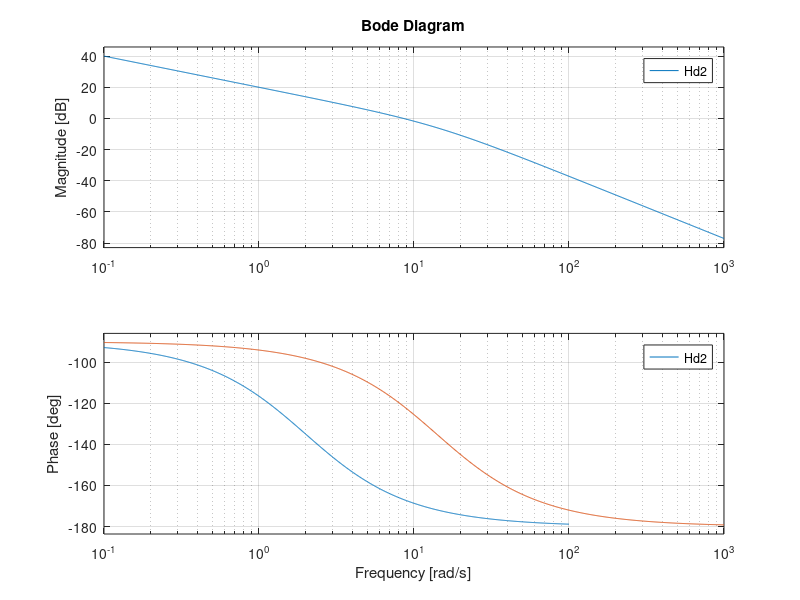
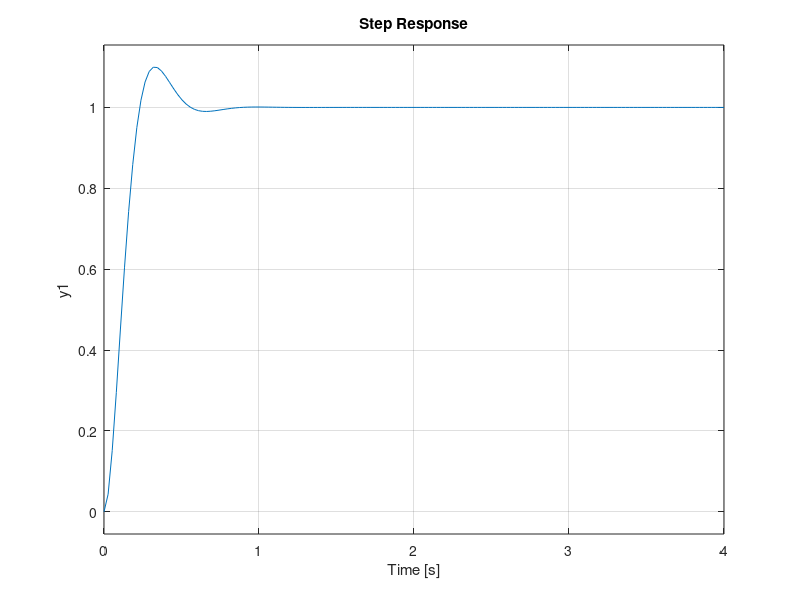
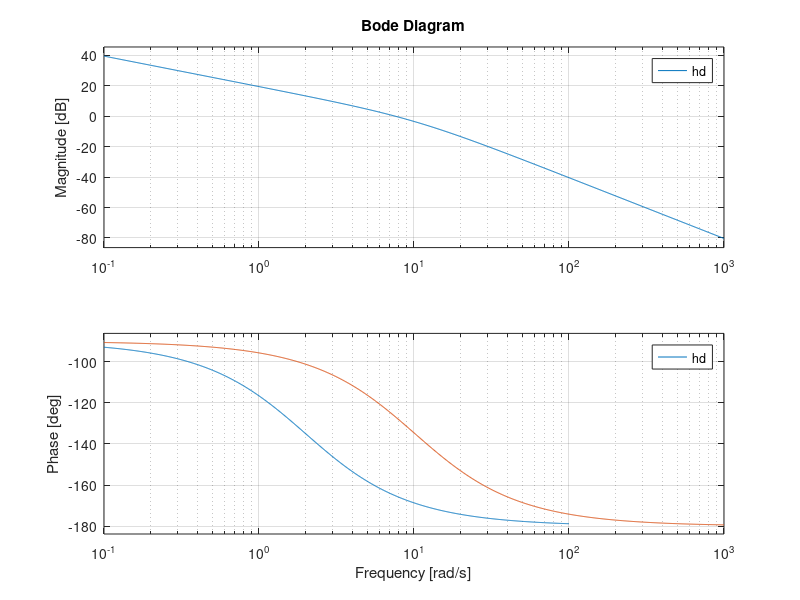
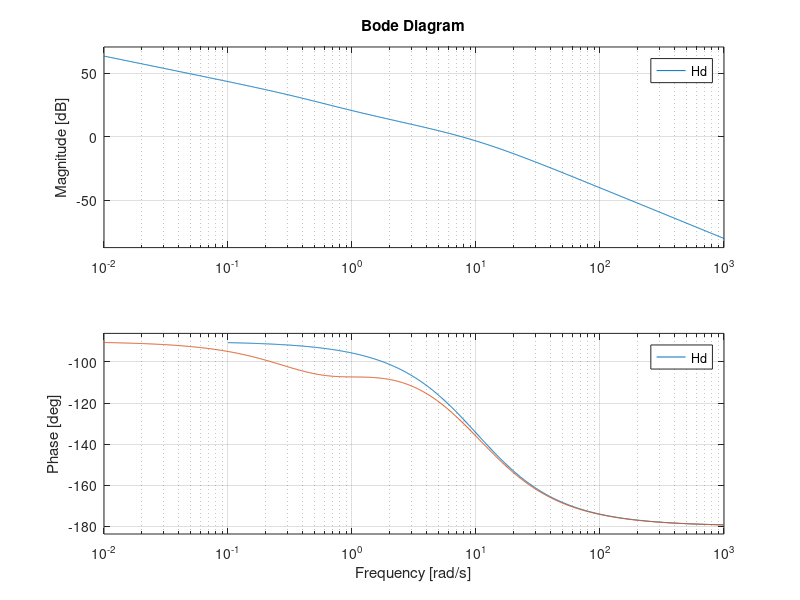

Source code (MATLAB) for these figures, in order:
clear variables

% PD controller

Hf = tf(3.5,[0.5 1 0])
sigma = 0.1;
zeta = abs(log(sigma))/sqrt((log(sigma))^2+pi^2)
N = 1/(4*sqrt(2)*zeta^2)
N = mag2db(N)
wt = 2.3;
wf = 2;
F = 1.84;
k = N-F
k = db2mag(k)
Hd = k * Hf
figure
bode(Hd)
hold on
%step(feedback(Hd,1))

ts = 3.5;
ts_star = 0.5;
Td = 0.5;
Tn = (ts_star/ts)*Td;
Vr = k * ts/ts_star;

Hpd = tf([Vr*Td Vr], [Tn 1]);
Hd2 = Hpd * Hf;
bode(Hd2)
hold off
figure
step(feedback(Hd2,1));

%%
clear all

% PID controller

hf = tf(3.5, [0.5, 1, 0]);
m = 0.15;
xi = abs(log(m))/sqrt(pi^2+log(m)^2);
A = 1/sqrt(2)/4/xi/xi;
Adb = 20*log10(A);
ts = 4.06; %using only P controller
ts1 = 0.8; % desired
Kp = 0.5346; %using P controller
Kp1 = Kp*ts/ts1; % new gain needed
Td = 0.5; % = Tf
Tn = Td*ts1/ts;
figure
bode(hf); hold on
hc = tf(Kp1*[Td, 1], [Tn, 1]);
hd = hc*hf;
bode(hd); hold off

cv1 = 15;
cv1db = 20*log10(cv1);
cvdb = 19.5; %read from PD
cv = 10^(cvdb/20);
wt = 7.6; %read from PD
wz = 0.1*wt;
wp = cv/cv1*wz;
Vr = Kp1*10^((cv1db-cvdb)/20);
Hpi = Vr*tf([1/wz,1],[1/wp,1]);

Hd = Hpi*hd/Kp1;
figure
bode(hd); hold on
bode(Hd); hold off

figure
step(feedback(hd,1));

figure
step(feedback(Hd,1));